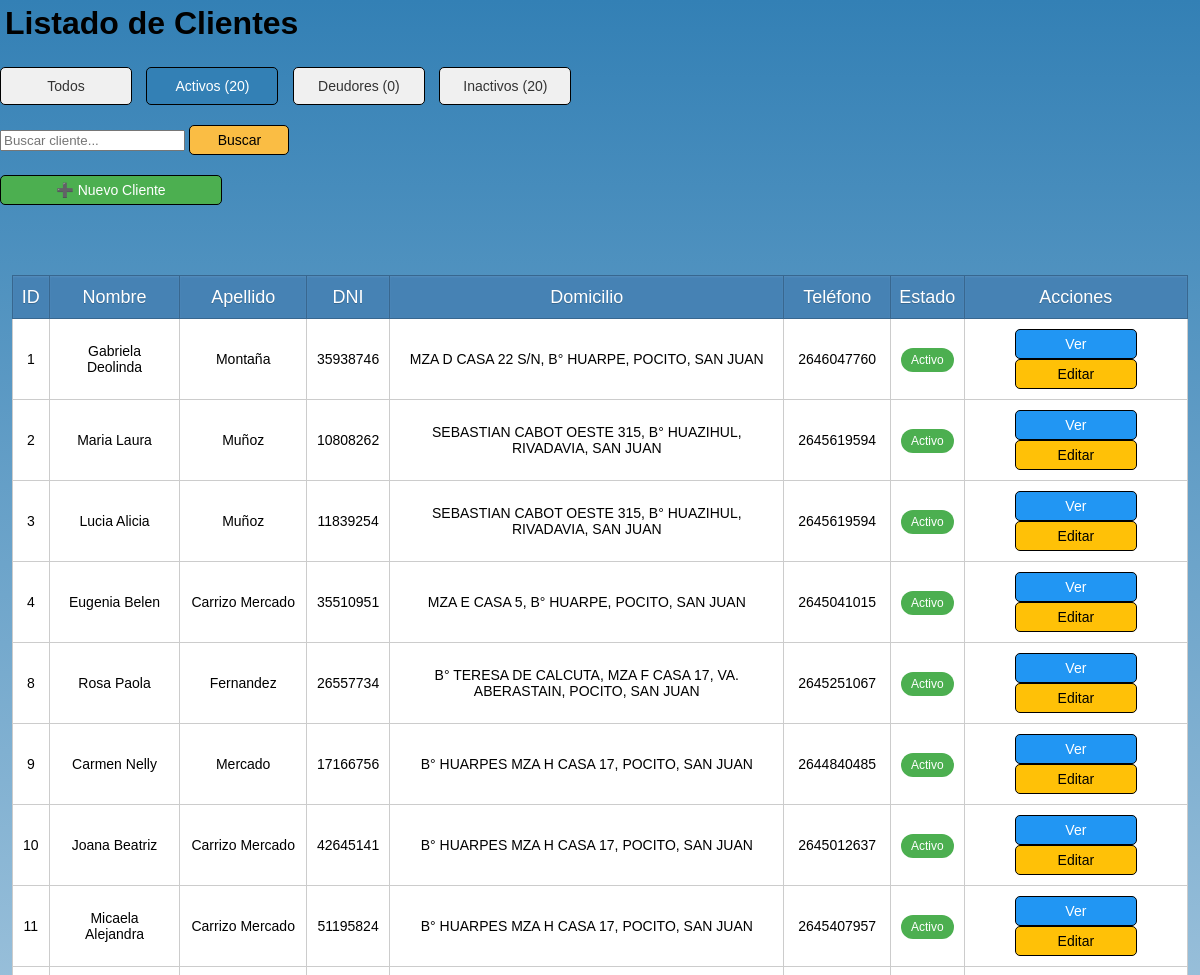
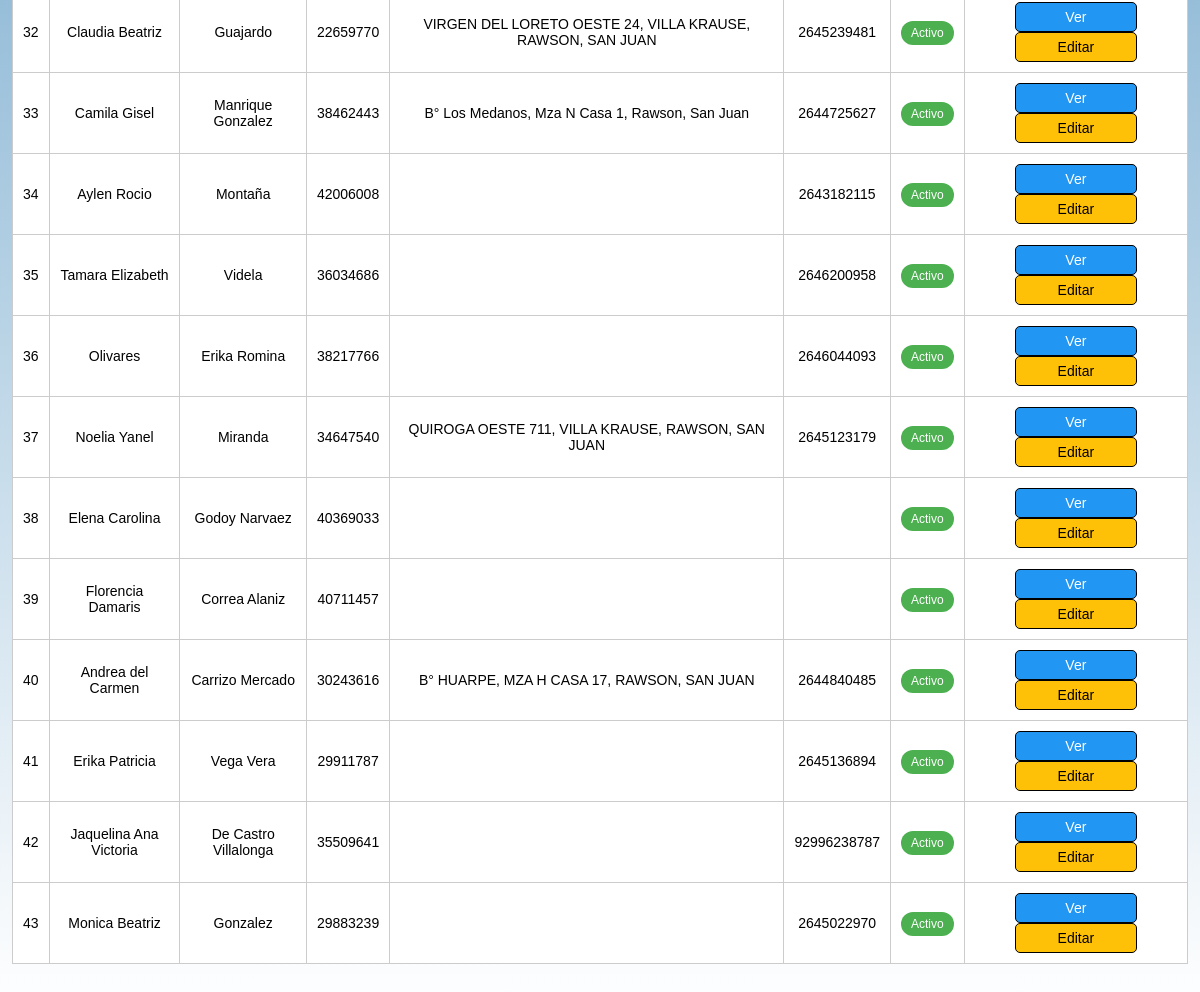
The page /src/modules/clientes/index_clientes.php?estado=Activo on the database its author committed (2 pictures, top to bottom).
### tables this page shows
CREATE TABLE `clientes` (
  `id_cliente` int(10) UNSIGNED NOT NULL,
  `nombre` text NOT NULL,
  `apellido` text NOT NULL,
  `dni` varchar(20) NOT NULL,
  `domicilio` varchar(100) NOT NULL,
  `telefono` varchar(20) NOT NULL,
  `estado` enum('Activo','Deudor','Inactivo') NOT NULL
);

### src/modules/clientes/index_clientes.php (the view, shortened to what this page needs)
<?php
require_once '../../config/database.php';
$buscar = isset($_GET['buscar']) ? trim($_GET['buscar']) : '';
$estado = isset($_GET['estado']) ? $_GET['estado'] : '';
$query = "SELECT id_cliente, nombre, apellido, dni, domicilio, telefono, estado
          FROM clientes
          WHERE 1";
if (!empty($estado) && in_array($estado, ['Activo', 'Deudor', 'Inactivo'])) {
    $query .= " AND estado = '" . $conn->real_escape_string($estado) . "'";
}
$result = $conn->query($query);
?>
<!DOCTYPE html>
<html lang="es">
<head>
    <link rel="stylesheet" href="../../../style/style.css">
</head>
<body>
    <h1>Listado de Clientes</h1>
    <div class="filtros-estado">
        <a href="index_clientes.php" class="<?php echo empty($estado) ? 'activo' : ''; ?>">Todos</a>
        <a href="index_clientes.php?estado=Activo" class="<?php echo $estado == 'Activo' ? 'activo' : ''; ?>">Activos (<?php echo contar_clientes('Activo'); ?>)</a>
        <a href="index_clientes.php?estado=Deudor" class="<?php echo $estado == 'Deudor' ? 'activo' : ''; ?>">Deudores (<?php echo contar_clientes('Deudor'); ?>)</a>
        <a href="index_clientes.php?estado=Inactivo" class="<?php echo $estado == 'Inactivo' ? 'activo' : ''; ?>">Inactivos (<?php echo contar_clientes('Inactivo'); ?>)</a>
    </div>
    <form action="index_clientes.php" method="GET">
        <input type="text" name="buscar" placeholder="Buscar cliente..." value="<?php echo htmlspecialchars($buscar); ?>">
        <button type="submit">Buscar</button>
    </form>
    <a href="registrar_cliente.php" class="nuevo-cliente">➕ Nuevo Cliente</a>
    <table>
        <thead>
            <tr>
                <th>ID</th>
                <th>Nombre</th>
                <th>Apellido</th>
                <th>DNI</th>
                <th>Domicilio</th>
                <th>Teléfono</th>
                <th>Estado</th>
                <th>Acciones</th>
            </tr>
        </thead>
        <tbody>
            <?php if ($result->num_rows > 0): ?>
                <?php while ($cliente = $result->fetch_assoc()): ?>
                    <tr class="estado-<?php echo strtolower($cliente['estado']); ?>">
                        <td><?php echo $cliente['id_cliente']; ?></td>
                        <td><?php echo htmlspecialchars($cliente['nombre']); ?></td>
                        <td><?php echo htmlspecialchars($cliente['apellido']); ?></td>
                        <td><?php echo $cliente['dni']; ?></td>
                        <td><?php echo htmlspecialchars($cliente['domicilio']); ?></td>
                        <td><?php echo $cliente['telefono']; ?></td>
                        <td>
                            <span class="badge-estado <?php echo strtolower($cliente['estado']); ?>">
                                <?php echo $cliente['estado']; ?>
                            </span>
                        </td>
                        <td>
                        <a href="detalle_cliente.php?id_cliente=<?php echo $cliente['id_cliente']; ?>" class="btn-ver">Ver</a>
                            <a href="editar_cliente.php?id_cliente=<?php echo $cliente['id_cliente']; ?>" class="btn-editar">Editar</a>
                        </td>
                    </tr>
                <?php endwhile; ?>
            <?php else: ?>
                <tr>
                    <td colspan="8" class="sin-resultados">No se encontraron clientes</td>
                </tr>
            <?php endif; ?>
        </tbody>
    </table>
</body>
</html>
<?php
function contar_clientes($estado)
{
    global $conn;
    $query = "SELECT COUNT(*) AS total FROM clientes WHERE estado = '" . $conn->real_escape_string($estado) . "'";
    $result = $conn->query($query);
    return $result->fetch_assoc()['total'];
}
?>

### style/style.css (style rules this page uses)
body { background: linear-gradient(to bottom, #3380B5, white); font-family: sans-serif; margin: 0; padding: 0; height: 100%; width: 100%; display: flex; flex-direction: column; }
table { text-align: center; width: 98%; border-collapse: collapse; border: 1px solid black; margin: 50px auto; background: white; }
th { background: steelblue; height: 40px; font-weight: lighter; text-shadow: 0 1px 0 #38678f; color: white; border: 1px solid #38678f; box-shadow: inset 0px 1px 2px #568ebd; transition: all 0.2s; font-size: 18px; }
tr { border-bottom: 1px solid #cccccc; width: 100%; }
td { border: 1px solid #cccccc; padding: 10px; transition: all 0.2s; font-size: 14px; }
a, input[type="submit"], button { font-size: 14px; text-align: center; width: 100px; display: inline-block; background-color: #FABD44; padding: 6px 10px; border-radius: 5px; text-decoration: none; color: black; border: 1px solid black; cursor: pointer; }
h1 { font-family: sans-serif; margin: 5px; }
.filtros-estado { margin: 20px 0; }
.filtros-estado a { padding: 10px 15px; margin-right: 10px; border-radius: 5px; text-decoration: none; background: #f0f0f0; color: #333; transition: all 0.3s; }
.filtros-estado a.activo { background: #3380B5; color: white; }
.badge-estado { padding: 5px 10px; border-radius: 15px; font-size: 12px; }
.badge-estado.activo { background: #4CAF50; color: white; }
.btn-editar { background: #FFC107 !important; }
.btn-ver { background: #2196F3 !important; color: white !important; }
.nuevo-cliente { display: block; width: 200px; margin: 20px 0; background: #4CAF50 !important; color: white !important; }
.activo { background-color: #d4edda; color: #155724; }

### rows shown on the page
clientes: id_cliente "1", nombre "Gabriela Deolinda", apellido "Montaña", dni "35938746", domicilio "MZA D CASA 22 S/N, B° HUARPE, POCITO, SAN JUAN", telefono "2646047760", estado "Activo"
clientes: id_cliente "2", nombre "Maria Laura", apellido "Muñoz", dni "10808262", domicilio "SEBASTIAN CABOT OESTE 315, B° HUAZIHUL, RIVADAVIA, SAN JUAN", telefono "2645619594", estado "Activo"
clientes: id_cliente "3", nombre "Lucia Alicia", apellido "Muñoz", dni "11839254", domicilio "SEBASTIAN CABOT OESTE 315, B° HUAZIHUL, RIVADAVIA, SAN JUAN", telefono "2645619594", estado "Activo"
clientes: id_cliente "4", nombre "Eugenia Belen", apellido "Carrizo Mercado", dni "35510951", domicilio "MZA E CASA 5, B° HUARPE, POCITO, SAN JUAN", telefono "2645041015", estado "Activo"
clientes: id_cliente "8", nombre "Rosa Paola", apellido "Fernandez", dni "26557734", domicilio "B° TERESA DE CALCUTA, MZA F CASA 17, VA. ABERASTAIN, POCITO, SAN JUAN", telefono "2645251067", estado "Activo"
clientes: id_cliente "9", nombre "Carmen Nelly", apellido "Mercado", dni "17166756", domicilio "B° HUARPES MZA H CASA 17, POCITO, SAN JUAN", telefono "2644840485", estado "Activo"
clientes: id_cliente "10", nombre "Joana Beatriz", apellido "Carrizo Mercado", dni "42645141", domicilio "B° HUARPES MZA H CASA 17, POCITO, SAN JUAN", telefono "2645012637", estado "Activo"
clientes: id_cliente "11", nombre "Micaela Alejandra", apellido "Carrizo Mercado", dni "51195824", domicilio "B° HUARPES MZA H CASA 17, POCITO, SAN JUAN", telefono "2645407957", estado "Activo"
clientes: id_cliente "32", nombre "Claudia Beatriz", apellido "Guajardo", dni "22659770", domicilio "VIRGEN DEL LORETO OESTE 24, VILLA KRAUSE, RAWSON, SAN JUAN", telefono "2645239481", estado "Activo"
clientes: id_cliente "33", nombre "Camila Gisel", apellido "Manrique Gonzalez", dni "38462443", domicilio "B° Los Medanos, Mza N Casa 1, Rawson, San Juan", telefono "2644725627", estado "Activo"
clientes: id_cliente "34", nombre "Aylen Rocio", apellido "Montaña", dni "42006008", telefono "2643182115", estado "Activo"
clientes: id_cliente "35", nombre "Tamara Elizabeth", apellido "Videla", dni "36034686", telefono "2646200958", estado "Activo"
clientes: id_cliente "36", nombre "Olivares", apellido "Erika Romina", dni "38217766", telefono "2646044093", estado "Activo"
clientes: id_cliente "37", nombre "Noelia Yanel", apellido "Miranda", dni "34647540", domicilio "QUIROGA OESTE 711, VILLA KRAUSE, RAWSON, SAN JUAN", telefono "2645123179", estado "Activo"
clientes: id_cliente "38", nombre "Elena Carolina", apellido "Godoy Narvaez", dni "40369033", estado "Activo"
clientes: id_cliente "39", nombre "Florencia Damaris", apellido "Correa Alaniz", dni "40711457", estado "Activo"
clientes: id_cliente "40", nombre "Andrea del Carmen", apellido "Carrizo Mercado", dni "30243616", domicilio "B° HUARPE, MZA H CASA 17, RAWSON, SAN JUAN", telefono "2644840485", estado "Activo"
clientes: id_cliente "41", nombre "Erika Patricia", apellido "Vega Vera", dni "29911787", telefono "2645136894", estado "Activo"
clientes: id_cliente "42", nombre "Jaquelina Ana Victoria", apellido "De Castro Villalonga", dni "35509641", telefono "92996238787", estado "Activo"
clientes: id_cliente "43", nombre "Monica Beatriz", apellido "Gonzalez", dni "29883239", telefono "2645022970", estado "Activo"

### other values the page prints
contar_clientes('Activo') "20"
contar_clientes('Deudor') "0"
contar_clientes('Inactivo') "20"
